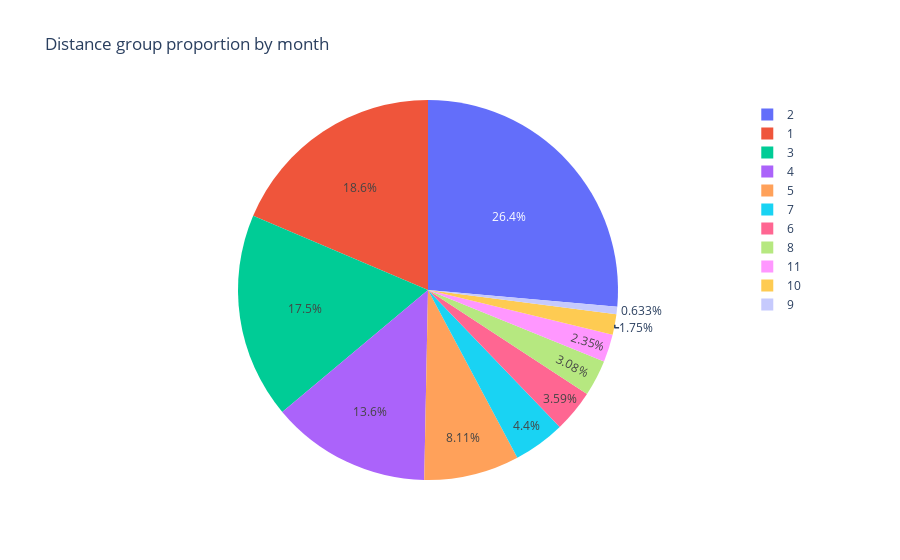

Here is the notebook cell this chart was saved with:
### Markdown cell above
Learn more about pie chart [here](https://plotly.com/python/pie-charts/?utm_medium=Exinfluencer&utm_source=Exinfluencer&utm_content=000026UJ&utm_term=10006555&utm_id=NA-SkillsNetwork-Channel-SkillsNetworkCoursesIBMDeveloperSkillsNetworkDV0101ENSkillsNetwork20297740-2021-01-01)

#### Idea: Proportion of distance group by month (month indicated by numbers)

### Code cell
# Use px.pie function to create the chart. Input dataset. 
# Values parameter will set values associated to the sector. 'Month' feature is passed to it.
# labels for the sector are passed to the `names` parameter.
fig = px.pie(data, values='Month', names='DistanceGroup', title='Distance group proportion by month')
fig.show()

### Figure 1 — Plotly figure (JSON) as saved in the notebook; plotly's stock layout.template omitted (floating-point values rounded to 4 significant figures; data arrays with more than 128 entries replaced by an {"elided": "..."} marker saying what was removed)
{"data": [{"domain": {"x": [0, 1], "y": [0, 1]}, "hovertemplate": "DistanceGroup=%{label}<br>Month=%{value}<extra></extra>", "labels": {"elided": "500 int values"}, "legendgroup": "", "name": "", "showlegend": true, "values": {"elided": "500 int values"}, "type": "pie"}], "layout": {"legend": {"tracegroupgap": 0}, "title": {"text": "Distance group proportion by month"}, "autosize": true}}
